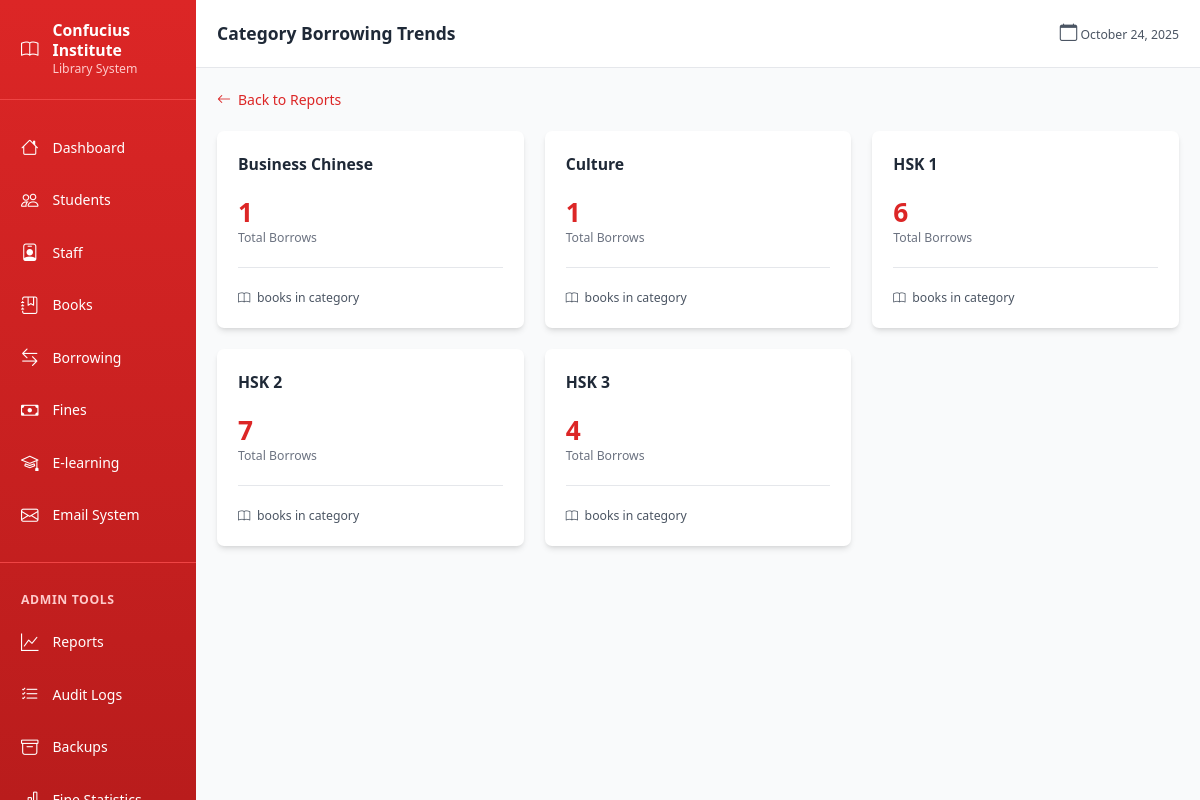
/reports/category-trends (signed in), run on the app's committed database.
### models.py (models this page shows)
class Category(db.Model):
    id = db.Column(db.Integer, primary_key=True)
    name = db.Column(db.String(100), unique=True, nullable=False)
    description = db.Column(db.Text)
    created_at = db.Column(db.DateTime, default=datetime.utcnow)
    books = db.relationship('Book', backref='category_ref', lazy=True)

### blueprints/reports.py (the view)
@reports_bp.route('/category-trends')
@login_required
def category_trends():
    if current_user.role != 'admin':
        flash('Access denied. Admin privileges required.', 'error')
        return redirect(url_for('dashboard.index'))
    category_stats = db.session.query(
        Category.name,
        func.count(func.distinct(BorrowRecord.id)).label('borrow_count'),
        func.count(func.distinct(Book.id)).label('total_books')
    ).select_from(Category).join(Book, Book.category_id == Category.id).outerjoin(BorrowRecord, BorrowRecord.book_id == Book.id).group_by(Category.id, Category.name).all()
    uncategorized_books = Book.query.filter_by(category_id=None).count()
    uncategorized_borrows = db.session.query(func.count(BorrowRecord.id)).join(Book).filter(Book.category_id.is_(None)).scalar()
    if uncategorized_books > 0:
        category_stats = list(category_stats)
        category_stats.append(('Uncategorized', uncategorized_borrows or 0, uncategorized_books))
    return render_template('reports/category_trends.html', categories=category_stats)

### templates/reports/category_trends.html (shortened to what this page needs)
{% extends 'base.html' %}
{% block page_header %}Category Borrowing Trends{% endblock %}
{% block content %}
<div class="max-w-6xl mx-auto">
    <div class="mb-6">
        <a href="{{ url_for('reports.index') }}" class="inline-flex items-center text-red-600 hover:text-red-700">
            <i class="bi bi-arrow-left mr-2"></i>Back to Reports
        </a>
    </div>
    <div class="grid grid-cols-1 md:grid-cols-2 lg:grid-cols-3 gap-6">
        {% for category in categories %}
        <div class="bg-white rounded-lg shadow-md p-6">
            <h3 class="text-lg font-semibold text-gray-800 mb-2">{{ category.name }}</h3>
            <div class="mt-4">
                <p class="text-3xl font-bold text-red-600">{{ category.borrow_count }}</p>
                <p class="text-sm text-gray-500">Total Borrows</p>
            </div>
            <div class="mt-4 pt-4 border-t">
                <p class="text-sm text-gray-600">
                    <i class="bi bi-book mr-1"></i>{{ category.book_count }} books in category
                </p>
            </div>
        </div>
        {% else %}
        <div class="col-span-full text-center py-12 text-gray-500">
            <i class="bi bi-inbox text-5xl mb-3"></i>
            <p>No category data available</p>
        </div>
        {% endfor %}
    </div>
</div>
{% endblock %}

### templates/base.html (style rules this page uses)
:root { font-size: 14px; }

### data on the page
Category: name "Business Chinese", borrow_count "1"
Category: name "Culture", borrow_count "1"
Category: name "HSK 1", borrow_count "6"
Category: name "HSK 2", borrow_count "7"
Category: name "HSK 3", borrow_count "4"
